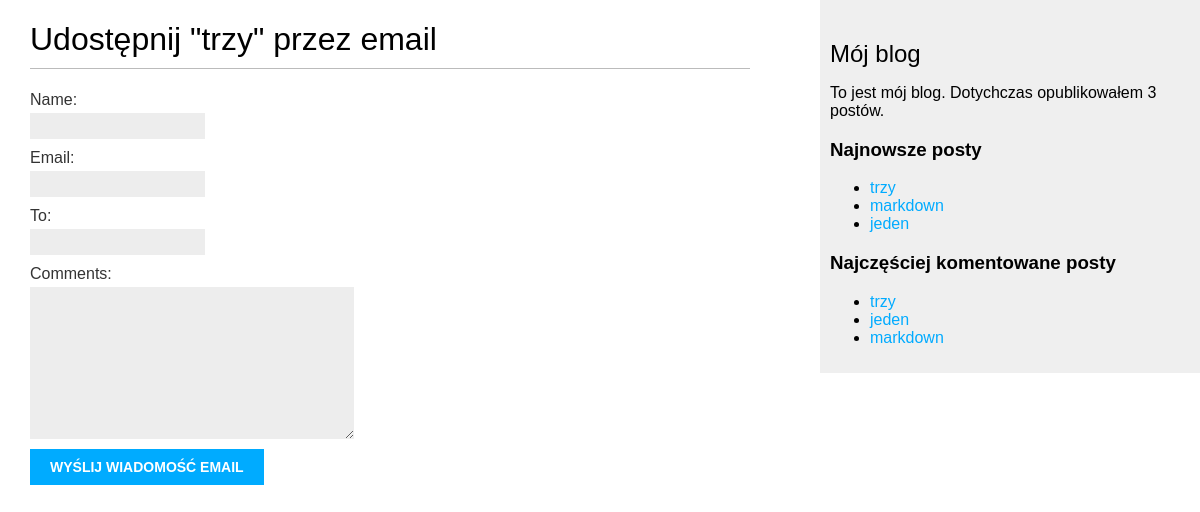
/blog/3/share/, run on the app's committed database.
### blog/models.py (models this page shows, shortened)
class Post(models.Model):
    STATUS_CHOICES = (('draft', 'Roboczy'), ('published', 'Opublikowany'))
    title = models.CharField(max_length=250)
    slug = models.SlugField(max_length=250, unique_for_date='publish')
    author = models.ForeignKey(User, related_name='blog_posts', on_delete=models.CASCADE)
    body = models.TextField()
    publish = models.DateTimeField(default=timezone.now)
    created = models.DateTimeField(auto_now_add=True)
    updated = models.DateTimeField(auto_now=True)
    status = models.CharField(max_length=10, choices=STATUS_CHOICES, default='draft')
    objects = models.Manager()
    published = PublishedManager()
    tags = TaggableManager()
    class Meta:
        ordering = ('-publish',)
    def get_absolute_url(self):
        return reverse('blog:post_detail', args=[self.publish.year,
                                                 self.publish.strftime('%m'),
                                                 self.publish.strftime('%d'),
                                                 self.slug])

### blog/views.py (the view)
# urls.py: url(r'^(?P<post_id>\d+)/share/$', views.post_share, name='post_share'),
def post_share(request, post_id):
    post = get_object_or_404(Post, id=post_id, status='published')
    sent = False
    if request.method == 'POST':
        form = EmailPostForm(request.POST)
        if form.is_valid():
            cd = form.cleaned_data
            post_url = request.build_absolute_uri(post.get_absolute_url())
            subject = '{} ({}) zachęca do przeczytania "{}" '.format(cd['name'], cd['email'], post.title)
            message = 'Przeczytaj post "{}" na stronie {}\n\n Komentarz dodany przez {}: {}'.format(post.title, post_url , cd['name'], cd['comments'])
            send_mail(subject, message, 'admin@myblog.com', [cd['to']])
            sent = True
    else:
        form = EmailPostForm()
    return render(request, 'blog/post/share.html', {'post': post, 'form': form, 'sent': sent})

### blog/forms.py
class EmailPostForm(forms.Form):
    name = forms.CharField(max_length=25)
    email = forms.EmailField()
    to = forms.EmailField()
    comments = forms.CharField(required=False, widget=forms.Textarea)

### blog/models.py (called while the page is built)
    def get_queryset(self):
        return super(PublishedManager, self).get_queryset().filter(status='published')

### blog/templatetags/blog_tags.py (called while the page is built)
@register.simple_tag
def total_posts():
    return Post.published.count()

@register.inclusion_tag('blog/post/latest_posts.html')
def show_latest_posts(count=5):
    latest_posts = Post.published.order_by('-publish')[:count]
    return {'latest_posts': latest_posts}

@register.simple_tag
def get_most_commented_posts(count=5):
    return Post.published.annotate(total_comments=Count('comments')).order_by('-total_comments')[:count]

### blog/templates/blog/post/share.html (shortened to what this page needs)
{% extends "blog/base.html" %}
{% block content %}
    {% if sent %}
        <h1>Wiadomość email została wysłana</h1>
        <p>Wysłanie posta "{{ post.title }}" do {{ cd.to }} zakończyło się sukcesem</p>
    {% else %}
        <h1>Udostępnij "{{ post.title }}" przez email</h1>
        <form action="." method="post">
            {{ form.as_p }}
            <input type="submit" value="Wyślij wiadomość email">
        </form>
    {% endif %}
{% endblock %}

### blog/templates/blog/base.html (shortened to what this page needs)
{% load staticfiles blog_tags %}
<!DOCTYPE html>
<html lang="en">
<head>
    <link href="{% static 'css/blog.css' %}" rel="stylesheet">
</head>
<body>
    <div id="content">
        {% block content %}
        {% endblock %}
    </div>
    <div id="sidebar">
        <h2>Mój blog</h2>
        <p>To jest mój blog. Dotychczas opublikowałem {% total_posts %} postów.</p>
        <h3>Najnowsze posty</h3>
        {% show_latest_posts 3 %}
        <h3>Najczęściej komentowane posty</h3>
        {% get_most_commented_posts as most_commented_posts %}
        <ul>
            {% for post in most_commented_posts %}
                <li>
                    <a href="{{ post.get_absolute_url }}">{{ post.title }}</a>
                </li>
            {% endfor %}
        </ul>
    </div>
</body>
</html>

### blog/templates/blog/post/latest_posts.html
<ul>
    {% for post in latest_posts %}
        <li>
            <a href="{{ post.get_absolute_url }}">{{ post.title }}</a>
        </li>
    {% endfor %}
</ul>

### blog/static/css/blog.css (style rules this page uses)
body { margin:0; padding:0; font-family:helvetica, sans-serif; }
a { color:#00abff; text-decoration:none; }
h1 { font-weight:normal; border-bottom:1px solid #bbb; padding:0 0 10px 0; }
h2 { font-weight:normal; margin:30px 0 0; }
#content { float:left; width:60%; padding:0 0 0 30px; }
#sidebar { float:right; width:30%; padding:10px; background:#efefef; height:100%; }
label { float:left; clear:both; color:#333; margin-bottom:4px; }
input, textarea { clear:both; float:left; margin:0 0 10px; background:#ededed; border:0; padding:6px 10px; font-size:12px; }
input[type=submit] { font-weight:bold; background:#00abff; color:#fff; padding:10px 20px; font-size:14px; text-transform:uppercase; }

### data on the page
Post: title "trzy"
Post: title "markdown"
Post: title "jeden"
